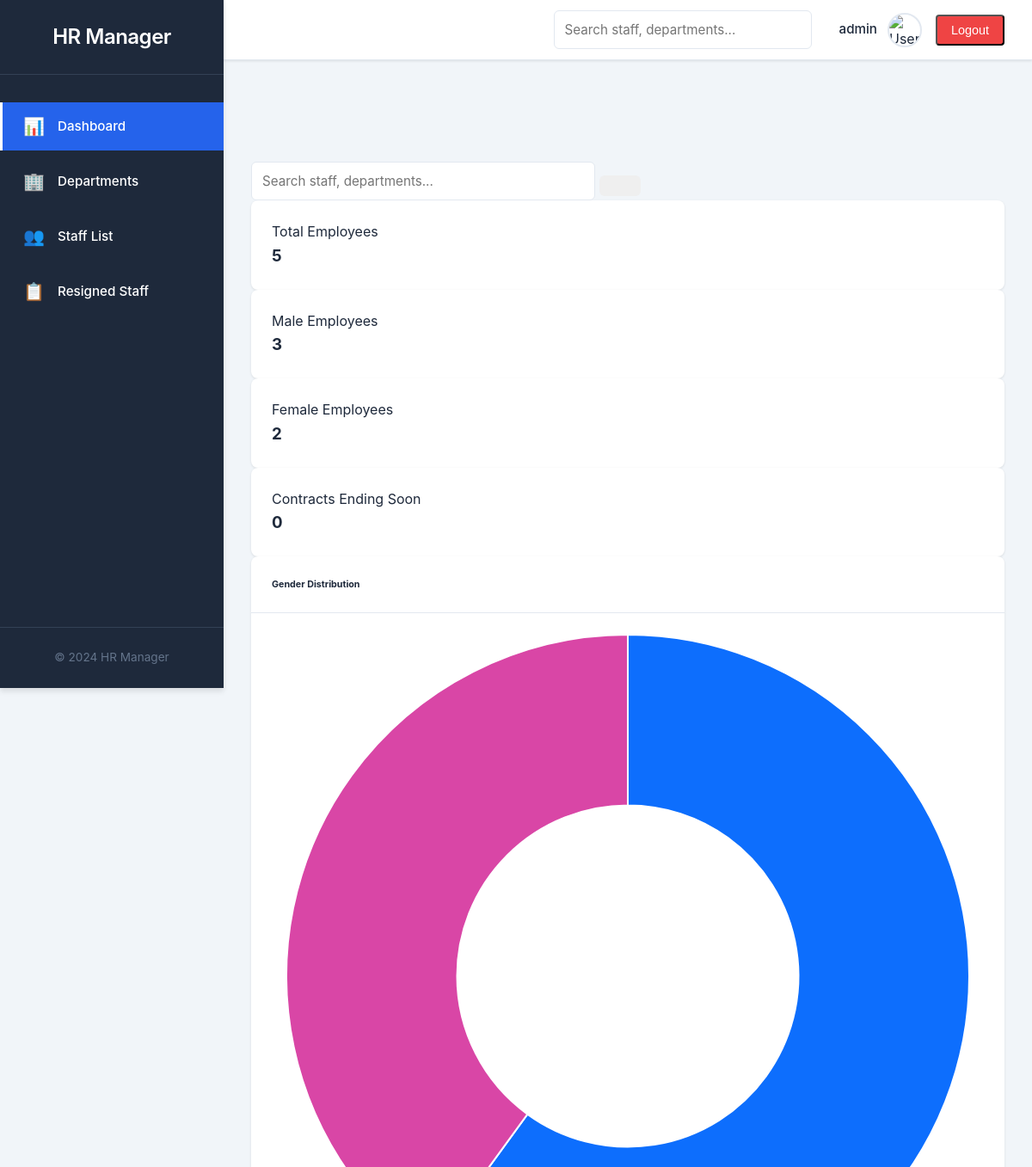
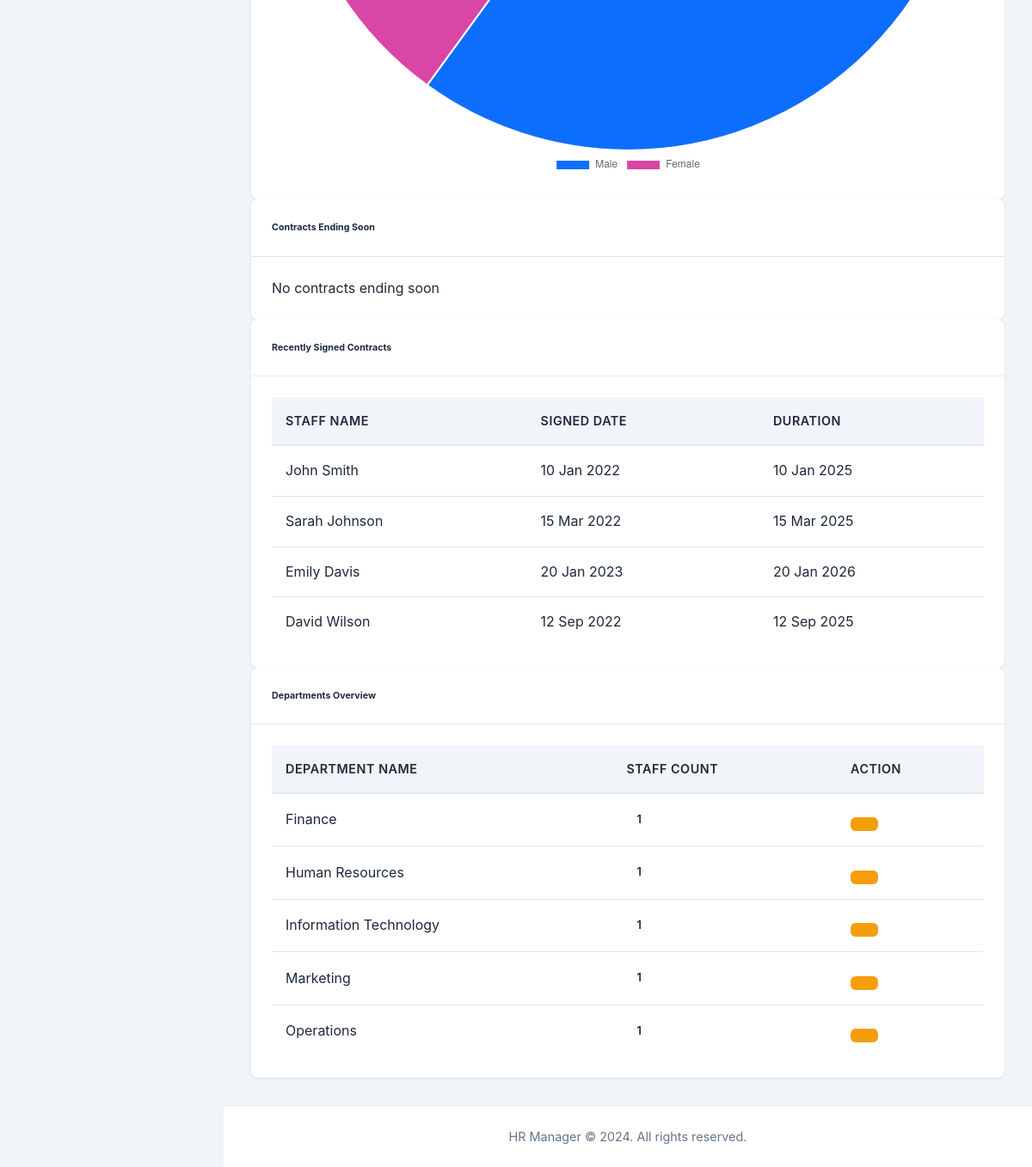
The app's page /dashboard (signed in) with its own data (2 pictures, top to bottom).
### tables this page shows
CREATE TABLE IF NOT EXISTS `contracts` (
  `id` int(11) NOT NULL AUTO_INCREMENT PRIMARY KEY,
  `staff_id` int(11) NOT NULL,
  `signed_date` date NOT NULL,
  `end_date` date NOT NULL,
  `status` enum('Active','Ended') NOT NULL DEFAULT 'Active',
  `created_at` timestamp NOT NULL DEFAULT CURRENT_TIMESTAMP,
  `updated_at` timestamp NOT NULL DEFAULT CURRENT_TIMESTAMP ON UPDATE CURRENT_TIMESTAMP,
  FOREIGN KEY (`staff_id`) REFERENCES `staff` (`id`) ON DELETE CASCADE ON UPDATE CASCADE,
  INDEX `idx_staff_id` (`staff_id`),
  INDEX `idx_status` (`status`),
  INDEX `idx_signed_date` (`signed_date`),
  INDEX `idx_end_date` (`end_date`)
);

CREATE TABLE IF NOT EXISTS `staff` (
  `id` int(11) NOT NULL AUTO_INCREMENT PRIMARY KEY,
  `first_name` varchar(100) NOT NULL,
  `last_name` varchar(100) NOT NULL,
  `email` varchar(100),
  `profile_picture` varchar(255),
  `date_of_birth` date,
  `living_address` text,
  `home_address` text,
  `cellphone` varchar(20),
  `gender` enum('Male','Female','Other') DEFAULT 'Other',
  `national_id` varchar(50),
  `department_id` int(11) NOT NULL,
  `onboarding_date` date,
  `remark` text,
  `status` enum('Active','Resigned') NOT NULL DEFAULT 'Active',
  `resign_date` date,
  `created_at` timestamp NOT NULL DEFAULT CURRENT_TIMESTAMP,
  `updated_at` timestamp NOT NULL DEFAULT CURRENT_TIMESTAMP ON UPDATE CURRENT_TIMESTAMP,
  FOREIGN KEY (`department_id`) REFERENCES `departments` (`id`) ON DELETE RESTRICT ON UPDATE CASCADE,
  INDEX `idx_first_name` (`first_name`),
  INDEX `idx_last_name` (`last_name`),
  INDEX `idx_department_id` (`department_id`),
  INDEX `idx_status` (`status`)
);

CREATE TABLE IF NOT EXISTS `departments` (
  `id` int(11) NOT NULL AUTO_INCREMENT PRIMARY KEY,
  `name` varchar(100) NOT NULL UNIQUE,
  `description` text,
  `created_at` timestamp NOT NULL DEFAULT CURRENT_TIMESTAMP,
  `updated_at` timestamp NOT NULL DEFAULT CURRENT_TIMESTAMP ON UPDATE CURRENT_TIMESTAMP,
  INDEX `idx_name` (`name`)
);

### views/dashboard/index.php (the view, shortened to what the rows shown need)
<div class="row mb-4">
    <div class="col-md-6">
        <div class="card border-0 shadow-sm">
            <div class="card-body">
                <?php if (count($recentlySigned ?? []) > 0): ?>
                    <div class="table-responsive">
                        <table class="table table-sm mb-0">
                            <thead class="table-light">
                                <tr>
                                    <th>Staff Name</th>
                                    <th>Signed Date</th>
                                    <th>Duration</th>
                                </tr>
                            </thead>
                            <tbody>
                                <?php foreach ($recentlySigned as $contract): ?>
                                    <tr>
                                        <td><?php echo e(($contract['first_name'] ?? '') . ' ' . ($contract['last_name'] ?? '')); ?></td>
                                        <td><?php echo fmt_date($contract['signed_date'] ?? ''); ?></td>
                                        <td><?php echo fmt_date($contract['end_date'] ?? ''); ?></td>
                                    </tr>
                                <?php endforeach; ?>
                            </tbody>
                        </table>
                    </div>
                <?php else: ?>
                    <p class="text-muted text-center mb-0">No recent contracts</p>
                <?php endif; ?>
            </div>
        </div>
    </div>
    <div class="col-md-6">
        <div class="card border-0 shadow-sm">
            <div class="card-body">
                <?php if (count($departments ?? []) > 0): ?>
                    <div class="table-responsive">
                        <table class="table table-sm mb-0">
                            <thead class="table-light">
                                <tr>
                                    <th>Department Name</th>
                                    <th>Staff Count</th>
                                    <th>Action</th>
                                </tr>
                            </thead>
                            <tbody>
                                <?php foreach ($departments as $dept): ?>
                                    <tr>
                                        <td><?php echo e($dept['name'] ?? ''); ?></td>
                                        <td>
                                            <span class="badge bg-secondary">
                                                <?php echo e($dept['staff_count'] ?? 0); ?>
                                            </span>
                                        </td>
                                        <td>
                                            <a href="<?php echo APP_URL; ?>/departments/edit/<?php echo e($dept['id'] ?? ''); ?>" class="btn btn-sm btn-warning">
                                            </a>
                                        </td>
                                    </tr>
                                <?php endforeach; ?>
                            </tbody>
                        </table>
                    </div>
                <?php else: ?>
                    <p class="text-muted text-center mb-0">No departments found</p>
                <?php endif; ?>
            </div>
        </div>
    </div>
</div>
<script>
document.addEventListener('DOMContentLoaded', function() {
    // Gender Chart
    <?php
        $maleCount = 0; $femaleCount = 0;
        foreach (($genderStats ?? []) as $g) {
            if ($g['gender'] === 'Male') $maleCount = (int)$g['count'];
            if ($g['gender'] === 'Female') $femaleCount = (int)$g['count'];
        }
    ?>
    const ctx = document.getElementById('genderChart').getContext('2d');
    new Chart(ctx, {
        type: 'doughnut',
        data: {
            labels: ['Male', 'Female'],
            datasets: [{
                data: [<?php echo $maleCount; ?>, <?php echo $femaleCount; ?>],
                backgroundColor: ['#0d6efd', '#d946a6'],
                borderColor: ['#fff', '#fff'],
                borderWidth: 2
            }]
        },
        options: {
            responsive: true,
            maintainAspectRatio: true,
            plugins: {
                legend: {
                    position: 'bottom'
                }
            }
        }
    });
    // Global Search
    const searchInput = document.getElementById('globalSearch');
    const searchResults = document.getElementById('searchResults');
    searchInput.addEventListener('input', function(e) {
        const query = e.target.value.trim();
        if (query.length < 2) {
            searchResults.style.display = 'none';
            return;
        }
        fetch('<?php echo APP_URL; ?>/ajax/search?q=' + encodeURIComponent(query))
            .then(response => response.json())
            .then(data => {
                searchResults.innerHTML = '';
                if (data.results && data.results.length > 0) {
                    data.results.forEach(item => {
                        const div = document.createElement('a');
                        div.href = item.url;
                        div.className = 'dropdown-item';
                        div.textContent = item.name + ' (' + item.type + ')';
                        searchResults.appendChild(div);
                    });
                    searchResults.style.display = 'block';
                } else {
                    searchResults.innerHTML = '<span class="dropdown-item disabled">No results found</span>';
                    searchResults.style.display = 'block';
                }
            });
    });
    document.addEventListener('click', function(e) {
        if (e.target !== searchInput && e.target !== searchResults) {
            searchResults.style.display = 'none';
        }
    });
});
</script>
<?php
include __DIR__ . '/../layouts/main.php';
?>

### records on screen
contracts: staff.last_name "John Smith", signed_date "10 Jan 2022", end_date "10 Jan 2025"
contracts: staff.last_name "Sarah Johnson", signed_date "15 Mar 2022", end_date "15 Mar 2025"
contracts: staff.last_name "Emily Davis", signed_date "20 Jan 2023", end_date "20 Jan 2026"
contracts: staff.last_name "David Wilson", signed_date "12 Sep 2022", end_date "12 Sep 2025"
departments: name "Finance", staff_count "1"
departments: name "Human Resources", staff_count "1"
departments: name "Information Technology", staff_count "1"
departments: name "Marketing", staff_count "1"
departments: name "Operations", staff_count "1"

### other values on screen
current_user()['username'] "admin"
$totalStaff "5"
$maleCount "3"
$femaleCount "2"
count($contractsEndingSoon ?? []) "0"
chart data {{ $maleCount }} 3
chart data {{ $femaleCount }} 2
